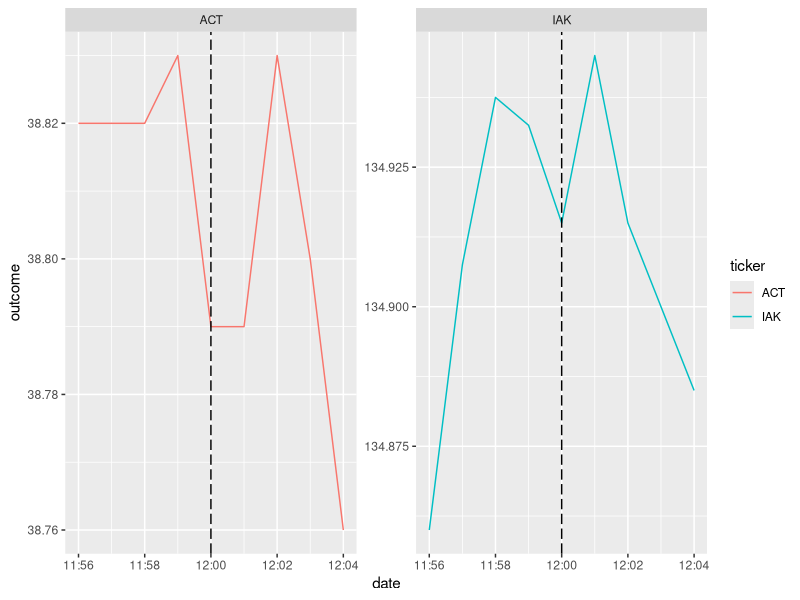

Here is the R script that generated this plot:
####### File to manage user interaction with the insider trading data and selecting
# the functions and parameters to run
library(dplyr)
library(tidyverse)
library(lubridate)

#source("insider_trading_data.R")
# source("stock_price_data.R")

############################### FUNCTIONS ###################################

#'Interpret
#'
#'@desription Will interpret the results of the DiD analysis and print out a message
#'
#'@param reg_out The regression output
#'@param trade_type If the transaction was a "Buy", "Sale", "Proposed Sale"
interpret <- function(sum_reg, trade_type, outcome_var){

  direction <- ifelse(trade_type == "Buy","increase","decrease")
  coeff <-  sum_reg$coefficients[,1]
  pvalues <-  sum_reg$coefficients[,4]
  
  print(paste0("Your outcome variable is: ", outcome_var))
  print(paste0("The DiD estimator is ", round(coeff[4],3), " with a p value of ", round(pvalues[4],3)))
  if(!(outcome_var %in% c("volume","value"))){
  print(paste0("The trade type was a ",trade_type," so you would anticipate a ", direction,"."))
  } else {
  print(paste0("You are looking at volume or value, so there is no directional interpretation of the results"))
  }
}



#' New Single DiD
#'
#' A DiD analysis
#'
#' @return The dataframe used from the analysis
new_single_did <- function(df,
                           trade_event,
                           threshold,
                           trade_type,
                           target_ticker,
                           outcome_var = 1L){
  #Setting outcome_var equal to the coresponding string
  if(outcome_var == 1){
    outcome_var <- "avg_price_high_low"
  } else if (outcome_var == 2){
    outcome_var <- "avg_price_open_close"
  } else if (outcome_var == 3){
    outcome_var <- "volume"
  } else {
    outcome_var <- "value"
  }

  #Remove data before and after threshold
  df <- df %>%
    mutate(date = ymd_hms(date)) %>%
    filter(date > ymd_hms(trade_event) - minutes(threshold) &
             date < ymd_hms(trade_event) + minutes(threshold)
    )

  #Create treated and post indicators
  df <- df %>%
    mutate(post = ifelse(date >= ymd_hms(trade_event),1,0),
           treated = ifelse(ticker == target_ticker,1,0)
    )

  #Picking the outcome of interest
  df <- df %>%
    mutate(outcome = case_when(outcome_var == "avg_price_high_low" ~ ((high + low)/2),
                               outcome_var == "avg_price_open_close" ~((open + close)/2),
                               outcome_var == "volume" ~ (volume),
                               outcome_var == "value" ~ (volume * ((open + close)/2)))
    ) %>%
    select(ticker, date, outcome, post, treated)

  #Running the regression
  reg <- lm(outcome ~ post + treated + post:treated, data = df)
  sum_reg <-  summary(reg)

  #Calling interpret function
  
  interpret(sum_reg, trade_type, outcome_var)

  #Returning the dataset used in the analyis
  return(df)
}


#' Graph DiD
#'
#' Makes a nice graph for the insider trading even studied
graph_did <- function(df_did, trade_event){

  trade_event <- as.POSIXct(trade_event, tz = "UTC")
  print(trade_event)
  
  df_did <- df_did %>% 
    arrange(ticker, date)
  
  g1 <- ggplot(data = df_did, aes(x = date, y = outcome, color = ticker, group = ticker)) +
    geom_line() +
    scale_x_datetime(date_labels = "%H:%M") +
    facet_wrap(facets = vars(ticker), scales = "free_y") +
    geom_vline(xintercept = trade_event,
               linetype = "longdash")
    

  return(g1)
}


#'New User Interaction DiD
#'
#'Updated code to walk the user through the DiD functions and making selections
#'on their outcome of choice and whether to display graphs
#'
#'@param intra_day_list The list returned from our intra_day_data function
#'
new_user_interaction_did <- function(intra_day_list = NULL){
  df_full <- intra_day_list[[1]]
  user_stock <- intra_day_list[[2]]$ticker
  user_ETF <-
  user_event <-
  user_type <- intra_day_list[[2]]$type

   cat("Welcome to the Analysis portion of this code. You only need to make a few more selections.
Please chose the type of output you want to measure, there are 4 options
   1. avg_price_high_low: this makes the outcome variable for each minute equal to average between the high price in each minute and the low price in each minute.
   2. avg_price_open_close: this makes the outcome varaible equal to the average between the price of the stock at the beginning of that minute compared to the end of that minute.
   3. volume: this sets that outcome variable equal to the volume of stocks traded in that minute.
   4. value: this sets the outcome variable equal to the volume multiplied by the avg_price_high_low")

   user_outcome <-  readline("Please select options 1 through 4")

   while(!(user_outcome %in% c("1","2","3","4"))){
     user_outcome <-  readline("Please select options 1 through 4")
   }

   user_outcome <- as.integer(user_outcome)

   cat("Great Choice. 🥳

The Analysis will now begin 🛫")


     #Creating the two datasets for the two seperate differnece in differences
     df_sector <- df_full %>%
       filter(ticker == user_stock |
                ticker == user_ETF)

     df_industry <- df_full %>%
       filter(ticker == user_stock |
                ticker != user_ETF)

     #Getting the user threshold
     user_thresh <-  readline("😧 Oops, please type in your minutes thersh hold.
If you enter a non integer 😠, the default will be 5 minutes")
     attempted_thresh <- as.integer(user_thresh)

     if(is.na(attempted_thresh)){
       attempted_thresh <- 5L
     }

     cat("*********************
Sector/ETF Analysis
*********************")
     did_data <- new_single_did(df_sector,
                    user_event,
                    attempted_thresh,
                    user_type,
                    user_stock,
                    user_outcome)
     graph_choice <- readline("📊 Press 1 to see the DiD Graph")

     if(graph_choice == "1"){
        g1 <- graph_did(did_data)
        print(g1)
     }

     cat("*********************
Industry Analysis
*********************")
     did_data <- new_single_did(df_industry,
                    user_event,
                    attempted_thresh,
                    user_type,
                    user_stock,
                    user_outcome)
     graph_choice <- readline("📊 Press 1 to see the DiD Graph")
     if(graph_choice == "1"){
       g1 <- graph_did(did_data)
       print(g1)
     }

     cat("🥳 Thank you for using our code, that is all for now.

Thank you for the amazing courses this semester and last semester 🥳")
   }






################ Running Code ##################
testing_data <- read.csv("data/insider_data/test_data.csv")

## Testing single DiD
df_sector <- testing_data %>%
  filter(ticker == "ACT" |
           ticker == "IYF")



df_industry <- testing_data %>%
  filter(ticker == "ACT" |
           ticker != "IYF")

#Testing new_single did
test_out_data <- new_single_did(df_sector,
               "2025-12-01 12:00:00",
               160,
               "Buy",
               "ACT",
               outcome_var = 1)

test_out_data <- new_single_did(df_industry,
                                "2025-12-01 12:00:00",
                                5,
                                "Buy",
                                "ACT",
                                outcome_var = 1)
g1 <- graph_did(df_did = test_out_data,
                trade_event = "2025-12-01 12:00:00")
print(g1)

